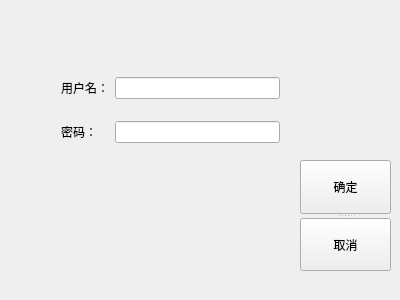
<?xml version="1.0" encoding="UTF-8"?>
<ui version="4.0">
 <class>project1login</class>
 <widget class="QWidget" name="project1login">
  <property name="geometry">
   <rect>
    <x>0</x>
    <y>0</y>
    <width>400</width>
    <height>300</height>
   </rect>
  </property>
  <property name="windowTitle">
   <string>登陆/注册界面</string>
  </property>
  <widget class="QSplitter" name="splitter">
   <property name="geometry">
    <rect>
     <x>300</x>
     <y>160</y>
     <width>91</width>
     <height>111</height>
    </rect>
   </property>
   <property name="orientation">
    <enum>Qt::Vertical</enum>
   </property>
   <widget class="QPushButton" name="yes">
    <property name="text">
     <string>确定</string>
    </property>
   </widget>
   <widget class="QPushButton" name="cancle">
    <property name="text">
     <string>取消</string>
    </property>
   </widget>
  </widget>
  <widget class="QWidget" name="">
   <property name="geometry">
    <rect>
     <x>50</x>
     <y>50</y>
     <width>241</width>
     <height>121</height>
    </rect>
   </property>
   <layout class="QGridLayout" name="gridLayout">
    <item row="0" column="0">
     <widget class="QLabel" name="label">
      <property name="text">
       <string>用户名：</string>
      </property>
     </widget>
    </item>
    <item row="0" column="1">
     <widget class="QLineEdit" name="lineEdit1">
      <property name="maxLength">
       <number>20</number>
      </property>
     </widget>
    </item>
    <item row="1" column="0">
     <widget class="QLabel" name="label_2">
      <property name="text">
       <string>密码：</string>
      </property>
     </widget>
    </item>
    <item row="1" column="1">
     <widget class="QLineEdit" name="lineEdit2">
      <property name="maxLength">
       <number>20</number>
      </property>
      <property name="echoMode">
       <enum>QLineEdit::Password</enum>
      </property>
     </widget>
    </item>
   </layout>
  </widget>
 </widget>
 <layoutdefault spacing="6" margin="11"/>
 <resources/>
 <connections>
  <connection>
   <sender>cancle</sender>
   <signal>clicked()</signal>
   <receiver>project1login</receiver>
   <slot>close()</slot>
   <hints>
    <hint type="sourcelabel">
     <x>342</x>
     <y>245</y>
    </hint>
    <hint type="destinationlabel">
     <x>249</x>
     <y>243</y>
    </hint>
   </hints>
  </connection>
  <connection>
   <sender>yes</sender>
   <signal>clicked()</signal>
   <receiver>project1login</receiver>
   <slot>slot_inputnamepassword()</slot>
   <hints>
    <hint type="sourcelabel">
     <x>345</x>
     <y>186</y>
    </hint>
    <hint type="destinationlabel">
     <x>255</x>
     <y>194</y>
    </hint>
   </hints>
  </connection>
 </connections>
 <slots>
  <slot>slot_inputnamepassword()</slot>
 </slots>
</ui>
